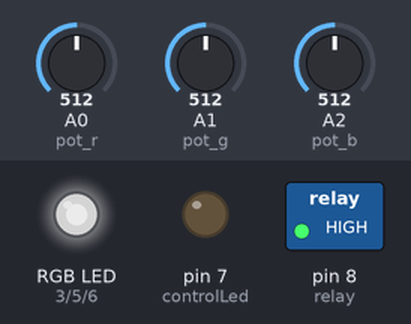
The sketch below on a simulated Arduino Nano, built with avr-gcc and run on an emulated ATmega328P. Shown: switched loads named in the sketch (green lamp = pin HIGH), an RGB LED mixed from three pins (HIGH = lit), output pins drawn as LEDs (lit = HIGH). The inputs (shaded band) are chosen by the test bench; at power-on: A0 (pot_r) = 512, A1 (pot_g) = 512, A2 (pot_b) = 512. Dim RGB values are drawn brighter than linear; pins used as bus, display or sensor lines are not drawn; what the sketch prints to the serial monitor is not drawn.

Above: at 1.2 s.
1.3 s: A0 (pot_r) set to 306
At 2.2 s:
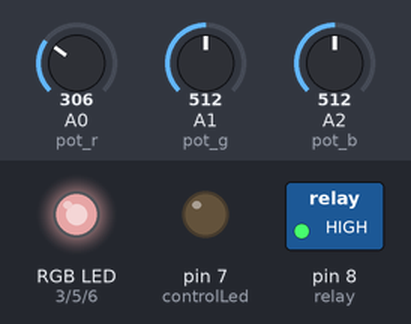
2.8 s: A1 (pot_g) set to 306
At 3.7 s:
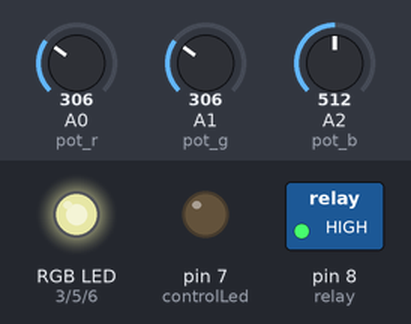
4.3 s: A2 (pot_b) set to 306
At 5.3 s:
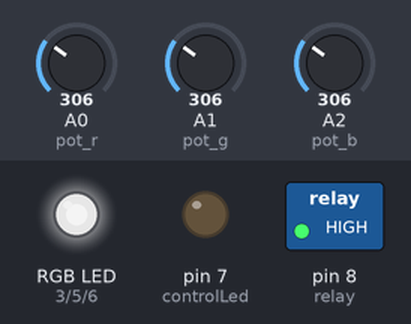
5.8 s: A0 (pot_r) set to 122
At 6.7 s:
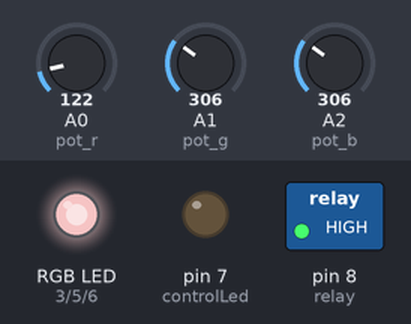
7.3 s: A1 (pot_g) set to 122
At 8.2 s:
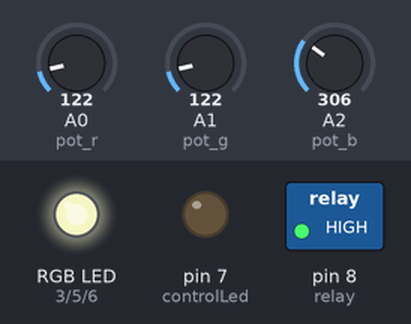
8.8 s: A2 (pot_b) set to 122
At 9.8 s:
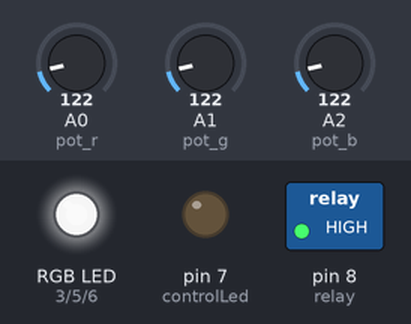
Timing chart, 0 to 11.3 s (numbered marks = the images above; inputs shaded):
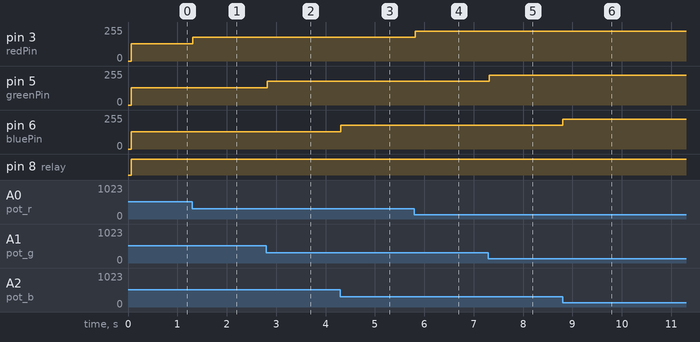

The sketch:

RFID_Desk_Lamp.ino
```cpp
         /////////////////////////////////////////////
        //           RFID Desk Lamp                //
       //                                         //
      //          ---------------------          //
     //             (Arduino Nano)              //
    //            by Kutluhan Aktar           //
   //                                         //
  /////////////////////////////////////////////

// Supersede your old desk lamp with a new one controlled by an RFID tag or card and personalize it with an RGB color pattern to turn the lamp off.
// You can register a new UID with the code below by turning it into uncommented.
// By using three potentiometer, you can adjust RGB led color scheme.
// In this case, for turning the lamp off, you have to make all potentiometer values zero. But, if you want to change this pattern, you can change it in the UID() function.
// ON :
// When the UID is accurate and controlLed is HIGH.
// OFF :
// Red Potentiometer Value = 0
// Green Potentiometer Value = 0
// Blue Potentiometer Value = 0
// Connections
// Arduino Nano :
//                                MFRC522
// Pin 9  ----------------------- RST
// Pin 10 ----------------------- SDA
// Pin 11 ----------------------- MOSI
// Pin 12 ----------------------- MISO
// Pin 13 ----------------------- SCK
//                                Control Led
// Pin 7  -----------------------
//                                RGB
// Pin 3  -----------------------
// Pin 5  -----------------------
// Pin 6  -----------------------
//                                2-Way Relay
// Pin 8  -----------------------
//                                Potentiometer (Red)
// Pin A0 -----------------------
//                                Potentiometer (Green)
// Pin A1 -----------------------
//                                Potentiometer (Blue)
// Pin A2 -----------------------

#include <EEPROM.h>     // We are going to read and write PICC's UIDs from/to EEPROM
#include <SPI.h>        // RC522 Module uses SPI protocol
#include <MFRC522.h>  // Library for Mifare RC522 Devices

// Create MFRC522 instance.
#define SS_PIN 10
#define RST_PIN 9
MFRC522 mfrc522(SS_PIN, RST_PIN);

// Define MFRC5222 module key input.
MFRC522::MIFARE_Key key;

// Define the process controller and readCard byte.
int successUID;
byte readCard[4];

// Define openUID and lastRead strings.
String openUID;
String lastRead;

// Examine whether the UID is true or not.
boolean UIDisTrue = false;
int red;
int green;
int blue;

// Define RGB led control led pins.
#define redPin 3
#define greenPin 5
#define bluePin 6
#define controlLed 7
#define relay 8

// Define potentiometer pins.
#define pot_r A0
#define pot_g A1
#define pot_b A2

void setup()
{
  //Protocol Configuration
  Serial.begin(9600);  // Initialize serial communications with PC
  SPI.begin();           // MFRC522 Hardware uses SPI protocol
  mfrc522.PCD_Init();    // Initialize MFRC522 Hardware

  // If you do not register a new UID to EEPROM yet, reload the code after turning these lines into uncommented.

  // Save the new card or key tag UID to EEPROM. But do not forget it only has 1KB memory.
  // Serial.print("Approximate the new card or key tag to scan and register new UID.");
  // do{
  // Wait for the new card reading process.
  // successUID = registerCardUID();
  // }while(!successUID);

  // Get the open UID from EEPROM.
  getUIDfromEEPROM();
  Serial.print("UID is received from EEPROM :\n----------------------------------\n");
  Serial.print(openUID);

  pinMode(redPin, OUTPUT);
  pinMode(greenPin, OUTPUT);
  pinMode(bluePin, OUTPUT);
  pinMode(controlLed, OUTPUT);
  pinMode(relay, OUTPUT);
}

void loop(){
// Turn relay and controlLed off.
digitalWrite(relay, HIGH);
digitalWrite(controlLed, LOW);
// Get potentiometer data from 0 to 255.
readPotentiometer();
// Adjust RGB led colors in regard to potentiometer values.
adjustColor(red, green, blue);
// Open the desk lamp if the UID is accurate.
UID();

}

int UID(){
  // Get the last UID from MFRC522.
  if ( ! mfrc522.PICC_IsNewCardPresent()){
    return;
  }
  if ( ! mfrc522.PICC_ReadCardSerial()){
    return;
  }
    for(int i=0;i<mfrc522.uid.size;i++){
    lastRead += mfrc522.uid.uidByte[i] < 0x10 ? " 0" : " ";
    lastRead += String(mfrc522.uid.uidByte[i], HEX);
    }
    // Arrange lastRead for comparing.
    lastRead.trim();
    lastRead.toUpperCase();


  // Activate relay and controlLed if the UID is accurate.
  if(lastRead == openUID){
    UIDisTrue = true;
    while(UIDisTrue == true){
      // Get potentiometer data from 0 to 255.
      readPotentiometer();
      // Adjust RGB led colors in regard to potentiometer values.
      adjustColor(red, green, blue);
      // Turn relay and controlLed on.
      digitalWrite(controlLed, HIGH);
      digitalWrite(relay, LOW);
      // Turn relay and controlLed off.
      if(red == 0 && green == 0 && blue == 0){
        UIDisTrue = false;
        // Dump lastRead.
        lastRead = "";
        }
      }
    }
}

int readPotentiometer(){
  red = map(analogRead(pot_r), 0, 1023, 0, 255);
  green = map(analogRead(pot_g), 0, 1023, 0, 255);
  blue = map(analogRead(pot_b), 0, 1023, 0, 255);
  }

void adjustColor(int r, int g, int b){
 r = 255 - r;
 g = 255 - g;
 b = 255 - b;
 analogWrite(redPin, r);
 analogWrite(greenPin, g);
 analogWrite(bluePin, b);
}

int registerCardUID() {
  // Detect the new card UID.
  if ( ! mfrc522.PICC_IsNewCardPresent()) {
    return 0;
  }
  if ( ! mfrc522.PICC_ReadCardSerial()) {
    return 0;
  }

  // Display the new UID.
  Serial.print("\n----------------------------------\nNew Card or Key Tag UID : ");
  for (int i = 0; i < mfrc522.uid.size; i++) {  //
    readCard[i] = mfrc522.uid.uidByte[i];
    Serial.print(readCard[i], HEX);
  }
  Serial.print("\n----------------------------------\n");

  // Save the new UID to EEPROM.
  for ( int i = 0; i < mfrc522.uid.size; i++ ){
   EEPROM.write(i, readCard[i] );
  }
  Serial.print("UID is saved successfully to EEPROM.\nIf you want to save another card, use i+4(...) instead i.");

  // If the card reading process is successful, return 1 and end the reading process.
  mfrc522.PICC_HaltA();
  return 1;
}

int getUIDfromEEPROM(){
  // Get the open UID from EEPROM.
  for(int i=0;i<4;i++){
    openUID += EEPROM.read(i) < 0x10 ? " 0" : " ";
    openUID += String(EEPROM.read(i), HEX);
    }
  // Arrange openUID for comparing.
  openUID.trim();
  openUID.toUpperCase();
  }
```

Measured:
- after the input at 1.3 s, pin 3 (redPin): 128/255 → 179/255 at once
- after the input at 2.8 s, pin 5 (greenPin): 128/255 → 179/255 at once
- after the input at 4.3 s, pin 6 (bluePin): 128/255 → 179/255 at once
- after the input at 5.8 s, pin 3 (redPin): 179/255 → 225/255 at once
- after the input at 7.3 s, pin 5 (greenPin): 179/255 → 225/255 at once
- after the input at 8.8 s, pin 6 (bluePin): 179/255 → 225/255 at once
